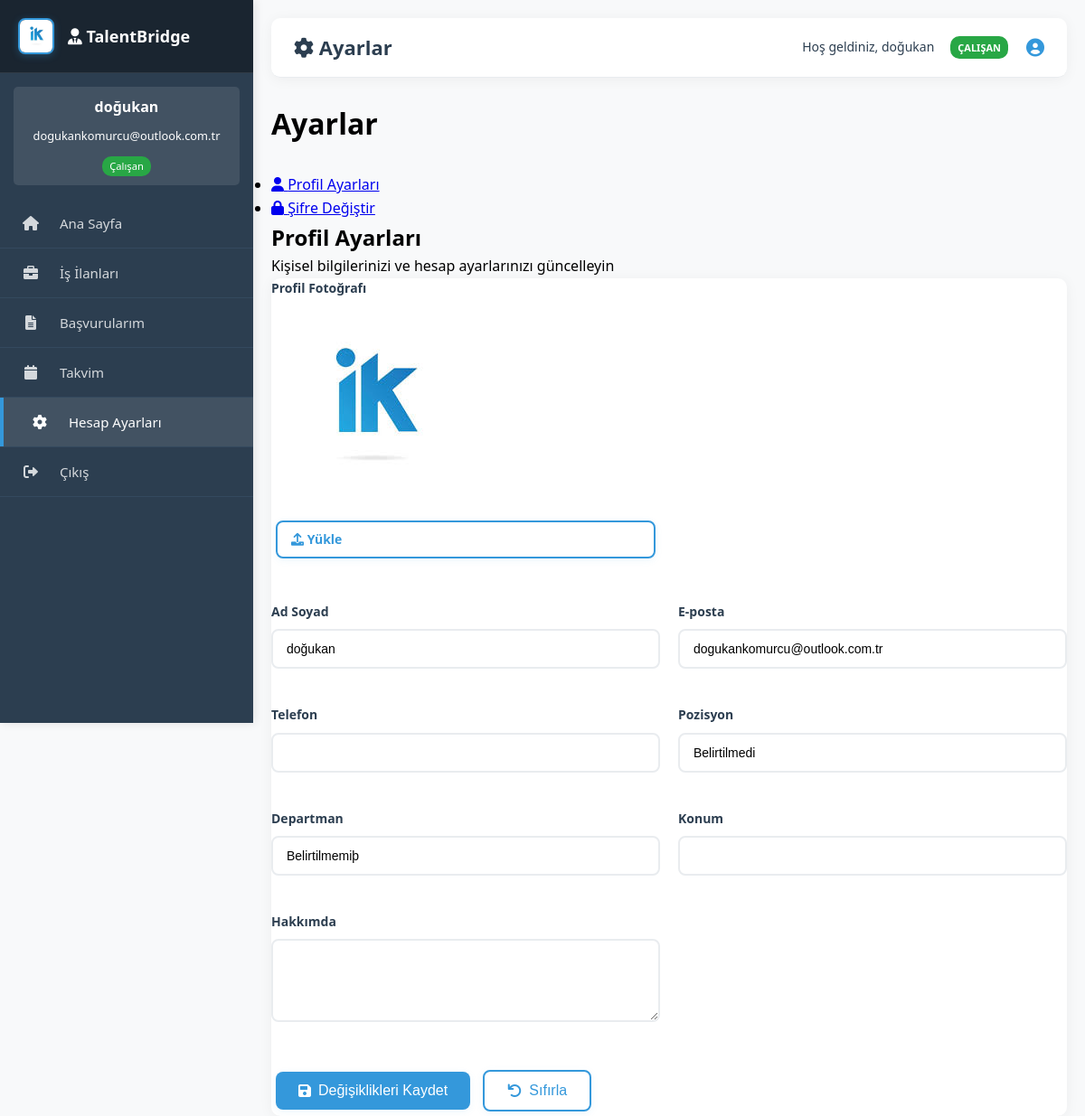
The page /settings.php (signed in) on the database its author committed.
### tables this page shows
CREATE TABLE `users` (
  `id` int(11) NOT NULL,
  `name` varchar(100) NOT NULL,
  `email` varchar(100) NOT NULL,
  `password` varchar(255) NOT NULL,
  `profile_image` varchar(255) DEFAULT NULL,
  `created_at` timestamp NOT NULL DEFAULT current_timestamp(),
  `updated_at` timestamp NOT NULL DEFAULT current_timestamp() ON UPDATE current_timestamp(),
  `last_login` timestamp NULL DEFAULT NULL,
  `department_id` int(11) DEFAULT NULL,
  `position` varchar(100) DEFAULT NULL,
  `hire_date` date DEFAULT NULL,
  `status` enum('active','inactive') DEFAULT 'active',
  `phone` varchar(15) DEFAULT NULL,
  `salary` decimal(10,2) DEFAULT NULL,
  `department` varchar(100) DEFAULT 'Belirtilmemiþ',
  `location` varchar(100) DEFAULT NULL,
  `bio` text DEFAULT NULL,
  `start_date` date DEFAULT NULL,
  `role` varchar(50) DEFAULT 'employee'
);

### settings.php (the view, shortened to what this page needs)
<?php
require_once 'config/database.php';
$userId = isset($_SESSION['user_id']) ? $_SESSION['user_id'] : 0;
$userData = [];
try {
    $db = new PDO("mysql:host=$host;dbname=$dbname;charset=utf8", $username, $password);
    $db->setAttribute(PDO::ATTR_ERRMODE, PDO::ERRMODE_EXCEPTION);
    $stmt = $db->prepare("SELECT * FROM users WHERE id = :id");
    $stmt->bindParam(':id', $userId, PDO::PARAM_INT);
    $stmt->execute();
    $userData = $stmt->fetch(PDO::FETCH_ASSOC);
} catch (PDOException $e) {
    $error = "Veritabanı hatası: " . $e->getMessage();
}
?>
<!DOCTYPE html>
<html lang="tr">
<head>
    <link rel="stylesheet" href="assets/css/style.css">
    <link rel="stylesheet" href="assets/css/layout.css">
    <link rel="stylesheet" href="https://cdnjs.cloudflare.com/ajax/libs/font-awesome/6.0.0/css/all.min.css">
</head>
<body>
    <div class="dashboard-container">
        <?php include 'includes/sidebar_main.php'; ?>
        <div class="main-content">
            <?php include 'includes/topbar.php'; ?>
            <div class="content-wrapper">
                <div class="page-header">
                    <h1 class="page-title">Ayarlar</h1>
                </div>
                <div class="settings-container">
                    <div class="settings-sidebar">
                        <ul class="settings-menu">
                            <li class="active">
                                <a href="#profile">
                                    <i class="fas fa-user"></i> Profil Ayarları
                                </a>
                            </li>
                            <li>
                                <a href="#password">
                                    <i class="fas fa-lock"></i> Şifre Değiştir
                                </a>
                            </li>
                        </ul>
                    </div>
                    <div class="settings-content">
                        <div class="settings-section active" id="profile-section">
                            <div class="settings-header">
                                <h2>Profil Ayarları</h2>
                                <p>Kişisel bilgilerinizi ve hesap ayarlarınızı güncelleyin</p>
                            </div>
                            <div class="card">
                                <div class="card-content">
                                    <form class="settings-form" action="profile_update.php" method="POST" enctype="multipart/form-data">
                                        <div class="form-row">
                                            <div class="form-group">
                                                <label>Profil Fotoğrafı</label>
                                                <div class="profile-upload">
                                                    <div class="profile-image">
                                                        <?php
                                                        $profileImage = isset($userData['profile_image']) && !empty($userData['profile_image'])
                                                            ? $userData['profile_image']
                                                            : 'assets/images/logo.jpg.jpg';
                                                        ?>
                                                        <img src="<?php echo $profileImage; ?>" alt="Profil">
                                                    </div>
                                                    <div class="profile-actions">
                                                        <label class="btn btn-secondary btn-sm">
                                                            <i class="fas fa-upload"></i> Yükle
                                                        </label>
                                                    </div>
                                                </div>
                                            </div>
                                        </div>
                                        <div class="form-row">
                                            <div class="form-group">
                                                <label for="name">Ad Soyad</label>
                                                <input type="text" id="name" name="name" value="<?php echo isset($userData['name']) ? htmlspecialchars($userData['name']) : ''; ?>" required>
                                            </div>
                                            <div class="form-group">
                                                <label for="email">E-posta</label>
                                                <input type="email" id="email" name="email" value="<?php echo isset($userData['email']) ? htmlspecialchars($userData['email']) : ''; ?>" required>
                                            </div>
                                        </div>
                                        <div class="form-row">
                                            <div class="form-group">
                                                <label for="phone">Telefon</label>
                                                <input type="tel" id="phone" name="phone" value="<?php echo isset($userData['phone']) ? htmlspecialchars($userData['phone']) : ''; ?>">
                                            </div>
                                            <div class="form-group">
                                                <label for="position">Pozisyon</label>
                                                <input type="text" id="position" name="position" value="<?php echo isset($userData['position']) ? htmlspecialchars($userData['position']) : 'Belirtilmedi'; ?>" readonly>
                                            </div>
                                        </div>
                                        <div class="form-row">
                                            <div class="form-group">
                                                <label for="department">Departman</label>
                                                <input type="text" id="department" name="department" value="<?php echo isset($userData['department']) ? htmlspecialchars($userData['department']) : 'Belirtilmedi'; ?>" readonly>
                                            </div>
                                            <div class="form-group">
                                                <label for="location">Konum</label>
                                                <input type="text" id="location" name="location" value="<?php echo isset($userData['location']) ? htmlspecialchars($userData['location']) : ''; ?>">
                                            </div>
                                        </div>
                                        <div class="form-row">
                                            <div class="form-group">
                                                <label for="bio">Hakkımda</label>
                                                <textarea id="bio" name="bio" rows="4"><?php echo isset($userData['bio']) ? htmlspecialchars($userData['bio']) : ''; ?></textarea>
                                            </div>
                                        </div>
                                        <div class="form-buttons">
                                            <button type="submit" class="btn btn-primary">
                                                <i class="fas fa-save"></i> Değişiklikleri Kaydet
                                            </button>
                                            <button type="reset" class="btn btn-secondary">
                                                <i class="fas fa-undo"></i> Sıfırla
                                            </button>
                                        </div>
                                    </form>
                                </div>
                            </div>
                        </div>
                    </div>
                </div>
            </div>
        </div>
    </div>
</body>
</html>

### assets/css/style.css (style rules this page uses)
.fas, .far, .fab { font-family: "Font Awesome 6 Free", "Font Awesome 6 Brands" !important; font-weight: 900; font-style: normal; font-variant: normal; text-rendering: auto; line-height: 1; -webkit-font-smoothing: antialiased; -moz-osx-font-smoothing: grayscale; }
* { margin: 0; padding: 0; box-sizing: border-box; }
body { margin: 0; font-family: 'Segoe UI', Tahoma, Geneva, Verdana, sans-serif; background: #f8f9fa; line-height: 1.6; }
.btn { padding: 15px 32px; background: #3498db; color: white; text-decoration: none; border-radius: 8px; display: inline-flex; align-items: center; gap: 10px; transition: all 0.3s; border: none; cursor: pointer; font-size: 17px; font-weight: 600; box-shadow: 0 2px 8px rgba(52, 152, 219, 0.08); }
.btn-primary { background: #3498db; }
.btn-secondary { background: #2ecc71; }
.btn { padding: 15px 30px; margin: 5px; background: #3498db; color: white; text-decoration: none; border-radius: 8px; display: inline-flex; align-items: center; gap: 10px; transition: all 0.3s; border: none; cursor: pointer; font-size: 16px; font-weight: 600; }
.btn.btn-secondary { background: transparent; border: 2px solid #3498db; color: #3498db; }
.dashboard-container { display: flex; height: 100vh; background: #f8f9fa; }
.main-content { flex: 1; margin-left: 250px; }
.form-group { margin-bottom: 20px; }
.form-group label { display: block; margin-bottom: 8px; color: #2c3e50; font-weight: 600; font-size: 14px; }
.btn-sm { padding: 8px 16px; font-size: 13px; border-radius: 6px; }
.form-row { display: grid; grid-template-columns: 1fr 1fr; gap: 20px; margin-bottom: 20px; }
.form-group input, .form-group select, .form-group textarea { width: 100%; padding: 12px 15px; border: 2px solid #e9ecef; border-radius: 8px; font-size: 14px; transition: all 0.3s; box-sizing: border-box; }
.form-group textarea { resize: vertical; min-height: 120px; }
.settings-form .form-group { margin-bottom: 20px; }
.settings-form label { display: block; margin-bottom: 8px; color: #2c3e50; font-weight: 600; font-size: 14px; }
.settings-form input, .settings-form select, .settings-form textarea { width: 100%; padding: 12px 15px; border: 2px solid #e9ecef; border-radius: 8px; font-size: 14px; transition: all 0.3s; box-sizing: border-box; }
.settings-form textarea { resize: vertical; min-height: 80px; }

### assets/css/layout.css (style rules this page uses)
.dashboard-container { display: flex; min-height: 100vh; width: 100%; }
.main-content { flex: 1; margin-left: 280px; padding: 20px; background: #f8f9fa; position: relative; min-height: 100vh; }
.card { background: white; border-radius: 10px; box-shadow: 0 2px 15px rgba(0,0,0,0.05); overflow: hidden; }
.form-group { margin-bottom: 20px; }
.btn { display: inline-flex; align-items: center; justify-content: center; padding: 12px 25px; font-size: 16px; font-weight: 500; border-radius: 8px; border: none; cursor: pointer; transition: all 0.3s; text-decoration: none; gap: 8px; }
.btn-primary { background: #3498db; color: white; }
.btn-secondary { background: #7f8c8d; color: white; }
.btn-sm { padding: 8px 15px; font-size: 14px; }
.page-header { margin-bottom: 30px; }

### rows shown on the page
users: name "doğukan", email "dogukankomurcu@outlook.com.tr", position "Belirtilmedi", department "Belirtilmemiþ"

### other values the page prints
$userName "doğukan"
$userEmail "dogukankomurcu@outlook.com.tr"
$roleName "Çalışan"
$_SESSION['name'] "doğukan"
$roleName "ÇALIŞAN"
